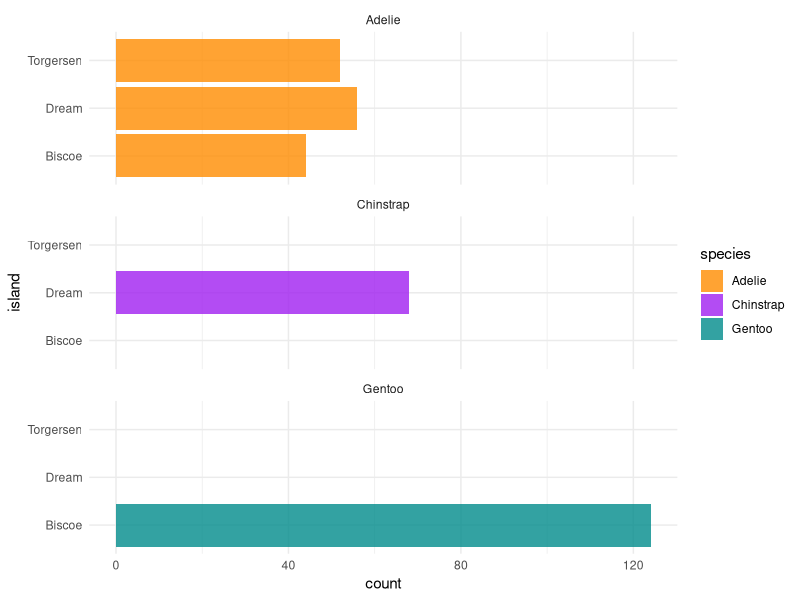
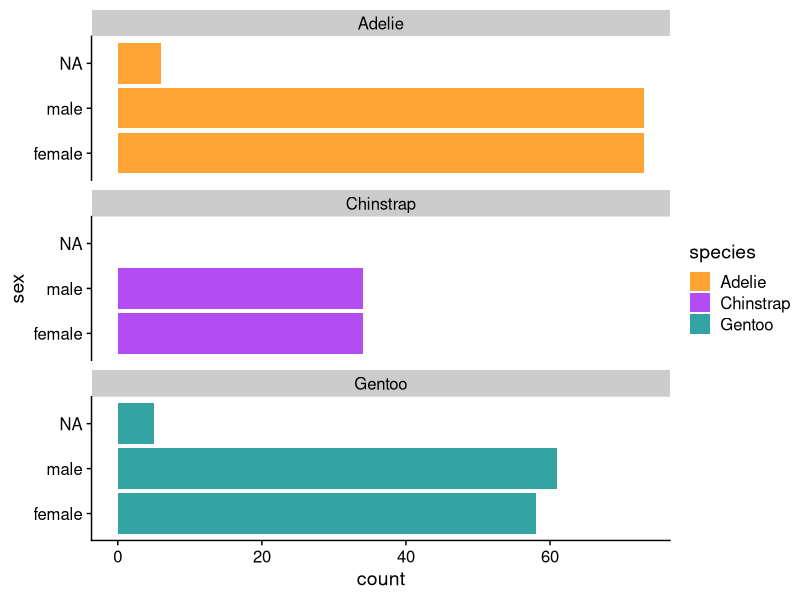
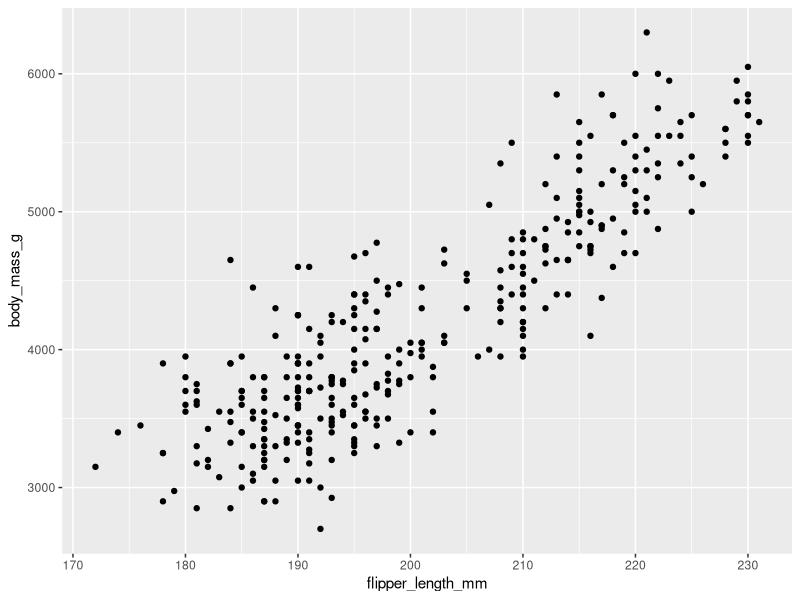
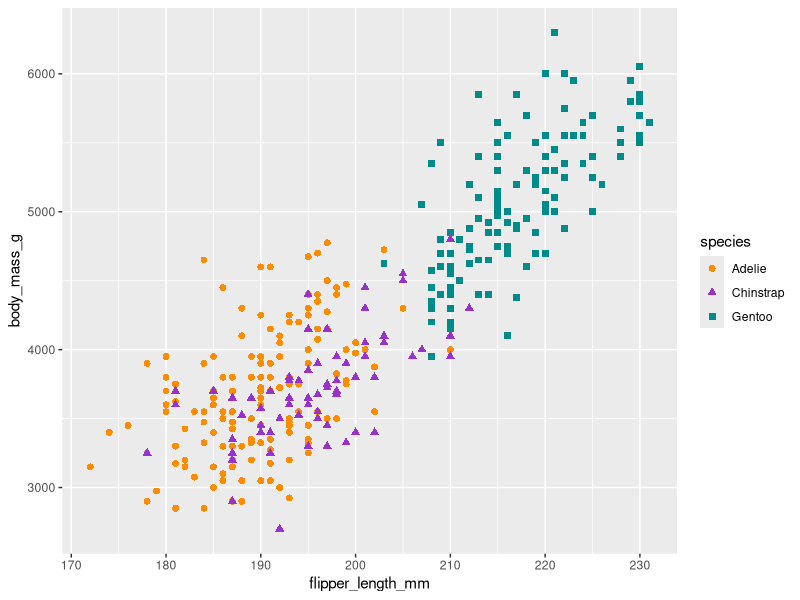
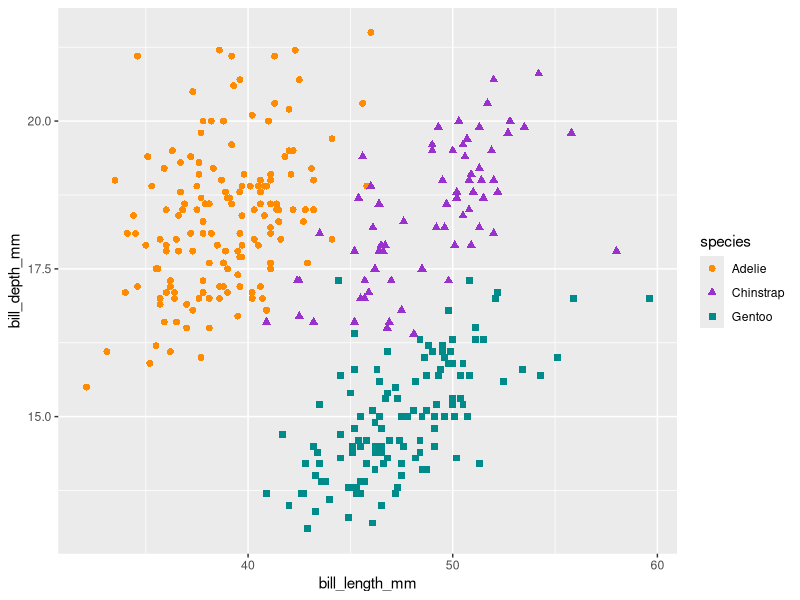
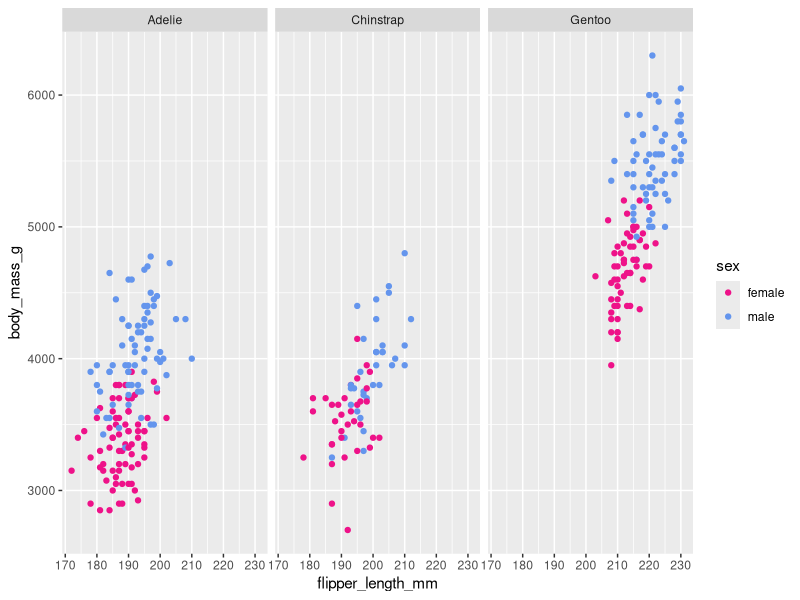
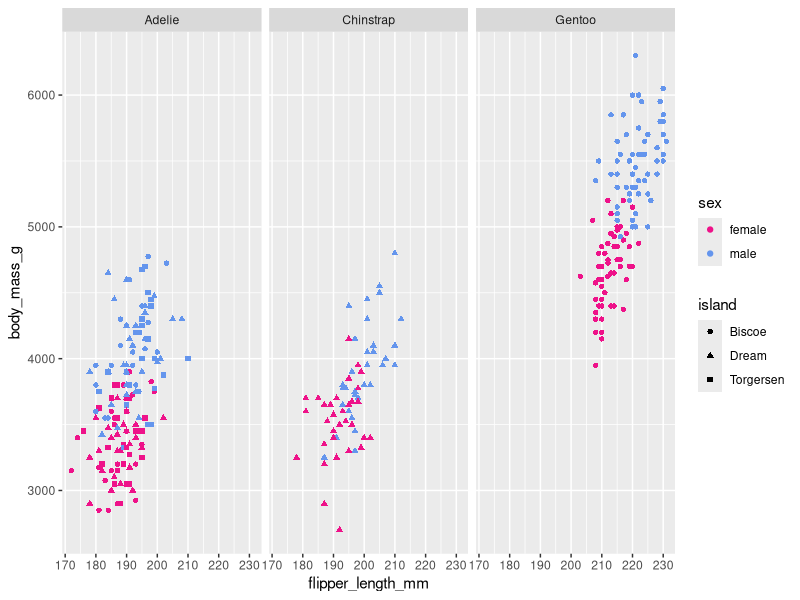
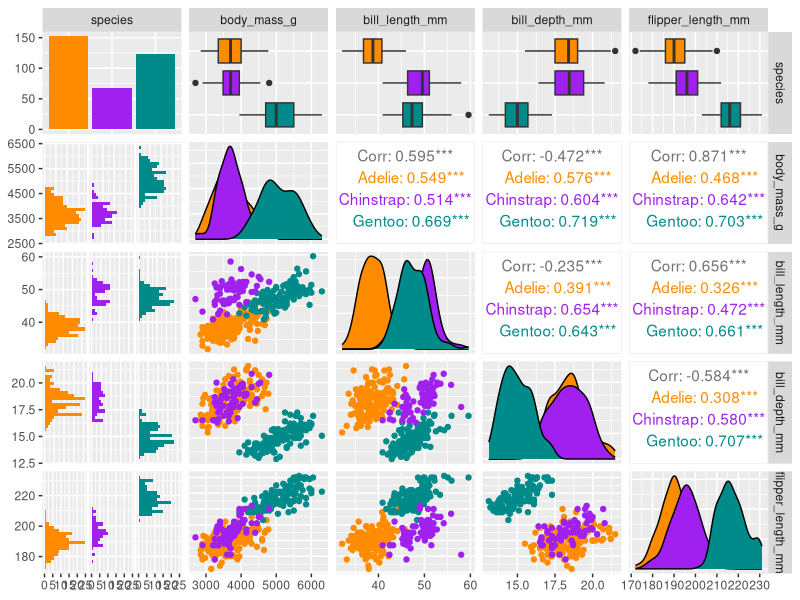

The R script that drew these images, in order:
## ---- chunk 1
#| label: setup
#| include: false

knitr::opts_chunk$set(
  warning = FALSE,
  message = FALSE)

library(palmerpenguins)
library(cowplot)
## ---- chunk 2
#| label: load-packages
#| include: false

library(palmerpenguins)
library(dplyr)
library(ggplot2)
library(tidyverse)
library(cowplot)
library(GGally)
## ---- chunk 3
data <- penguins
glimpse(penguins)
head(penguins)
## ---- chunk 4
penguins |>
  dplyr::select(where(is.factor)) |>
  glimpse()
## ---- chunk 5
# Count penguins for each species / island
penguins |>
  count(species, island, .drop = FALSE)

table(penguins$species, penguins$island)
## ---- chunk 6
#| label: plot-island-distribution
#| fig-width: 8
#| fig-height: 4

ggplot(penguins, aes(x = island, fill = species)) +
  geom_bar(alpha = 0.8) +
  scale_fill_manual(values = c("darkorange","purple","cyan4")) +
  theme_minimal() +
  facet_wrap(~species, ncol = 1) +
  coord_flip()
## ---- chunk 7
# Count penguins for each species / sex
penguins |>
  count(species, sex, .drop = FALSE)
## ---- chunk 8
#| label: plot-sex-distribution
#| fig-width: 8
#| fig-height: 4
ggplot(penguins, aes(x = sex, fill = species)) +
  geom_bar(alpha = 0.8) +
  scale_fill_manual(values = c("darkorange","purple","cyan4")) +
  theme_cowplot() +
  facet_wrap(~species, ncol = 1) +
  coord_flip()
## ---- chunk 9
penguins |>
  dplyr::select(where(is.numeric)) |>
  glimpse()
## ---- chunk 10
# Count how many penguins they evaluated each year
penguins |>
  count(year, species, .drop = FALSE)

table(penguins$year, penguins$species)

## ---- chunk 11
ggplot(data = penguins, aes(x = flipper_length_mm, y = body_mass_g)) +
  geom_point()
## ---- chunk 12
# Scatterplot example 1: penguin flipper length versus body mass
ggplot(data = penguins, aes(x = flipper_length_mm, y = body_mass_g)) +
  geom_point(aes(color = species, 
                 shape = species),
             size = 2) +
  scale_color_manual(values = c("darkorange","darkorchid","cyan4")) 

# Scatterplot example 2: penguin bill length versus bill depth
ggplot(data = penguins, aes(x = bill_length_mm, y = bill_depth_mm)) +
  geom_point(aes(color = species, 
                 shape = species),
                 size = 2)  +
  scale_color_manual(values = c("darkorange","darkorchid","cyan4"))

# Scatterplot example 3: penguin flipper length versus body mass separated by species and sex
ggplot(penguins, aes(x = flipper_length_mm,
                     y = body_mass_g)) +
  geom_point(aes(color = sex)) +
  scale_color_manual(values = c("deeppink2","cornflowerblue"), 
                     na.translate = FALSE) + # removes the "NA" values
  facet_wrap(~species)

# Scatterplot example 4: penguin flipper length versus body mass separated by all 3 factor variables
ggplot(penguins, aes(x = flipper_length_mm,
                     y = body_mass_g)) +
  geom_point(aes(color = sex, shape = island)) +
  scale_color_manual(values = c("deeppink2","cornflowerblue"), 
                     na.translate = FALSE) + # removes the "NA" values
  facet_wrap(~species)
  

## ---- chunk 13
#| label: penguin-pairs
#| fig-width: 8
#| fig-height: 7

penguins |>
  select(species, body_mass_g, ends_with("_mm")) |>
  GGally::ggpairs(aes(color = species)) +
  scale_colour_manual(values = c("darkorange","purple","cyan4")) +
  scale_fill_manual(values = c("darkorange","purple","cyan4"))
## ---- chunk 14
# Jitter plot example: bill length by species
ggplot(data = penguins, aes(x = species, y = bill_length_mm)) +
  geom_jitter(aes(color = species),
              width = 0.1, 
              alpha = 0.7,
              show.legend = FALSE) +
  scale_color_manual(values = c("darkorange","darkorchid","cyan4"))

# Boxplot examples: bill length by species
ggplot(data = penguins, aes(x = species, y = bill_length_mm)) + geom_boxplot(aes(fill = species)) +
  scale_fill_manual(values = c("orange","orchid","cyan3"))

ggplot(data = penguins, aes(x = species, y = bill_length_mm)) + 
  geom_boxplot(aes(fill = species), outlier.shape = NA, na.rm = TRUE) +
  geom_jitter(aes(color = species),
              width = 0.1, 
              alpha = 0.7, na.rm = TRUE,
              show.legend = FALSE) +
  scale_color_manual(values = c("darkorange2","darkorchid","cyan4")) +
  scale_fill_manual(values = c("orange","orchid","cyan3")) +
  theme_classic() +
  ylim(30,60)

# Histogram example: flipper length by species
ggplot(data = penguins, aes(x = flipper_length_mm)) +
  geom_histogram(aes(fill = species), alpha = 0.5, position = "identity", na.rm = TRUE) +
  scale_fill_manual(values = c("darkorange","darkorchid","cyan4"))
## ---- chunk 15
citation("palmerpenguins")
